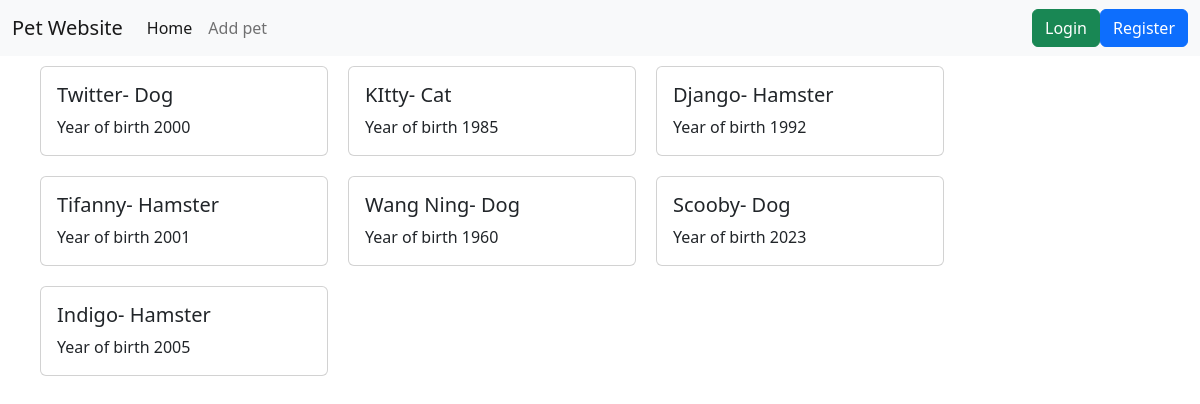
The app's page /, older data.
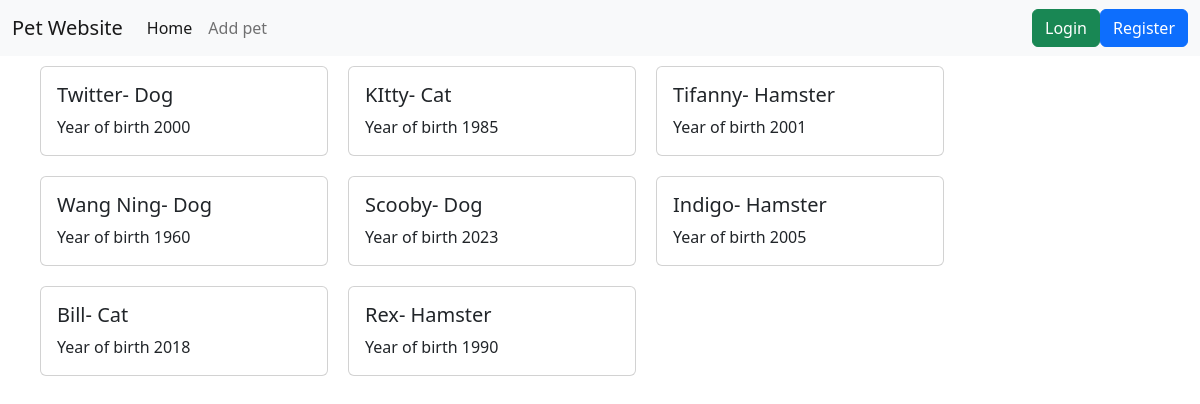
The same page, newer data.
### animals/models.py (models this page shows, shortened)
class Pet(models.Model):
    user = models.ForeignKey(User, on_delete=models.CASCADE)
    name = models.CharField(max_length=100)
    species = models.CharField(choices=SPECIES, max_length=10, default='cat')
    year_of_birth = models.PositiveSmallIntegerField(
        validators=[birth_date_validation]
    )
    class Meta:
        verbose_name_plural = "Pets"

### animals/views.py (the view)
# urls.py: path('', views.home, name='home'),
def home(request):
    pets = Pet.objects.all()
    context = {
        'pets': pets
    }
    return render(request, 'home.html', context)

### templates/home.html
{% extends 'base.html' %}
{% block content %}
<div class="container">
    <div class="row">
        {% for pet in pets %}
        <div class="card" style="width: 18rem; padding: 0%; margin: 10px;">
            <div class="card-body">
              <h5 class="card-title">{{pet.name}}- {{pet.species}}</h5>
              <p class="card-text">Year of birth {{pet.year_of_birth}}</p>
            </div>
          </div>
        {% endfor %}
    </div>
</div>
{% endblock %}

### templates/base.html (shortened to what this page needs)
<!doctype html>
<html lang="en">
  <head>
    <link href="https://cdn.jsdelivr.net/npm/bootstrap@5.2.3/dist/css/bootstrap.min.css" rel="stylesheet">
  </head>
  <body>
	{% include 'includes/navbar.html' %}
	{% block content %}
	{% endblock %}
  </body>
</html>

### templates/includes/navbar.html (shortened to what this page needs)
<nav class="navbar navbar-expand-lg bg-light">
    <div class="container-fluid">
      <a class="navbar-brand" href="#">Pet Website</a>
      <div class="collapse navbar-collapse" id="navbarScroll">
        <ul class="navbar-nav me-auto my-2 my-lg-0 navbar-nav-scroll" style="--bs-scroll-height: 100px;">
          <li class="nav-item">
            <a class="nav-link active" aria-current="page" href="{%  url 'home' %}">Home</a>
          </li>
          <li class="nav-item">
            <a class="nav-link" href="{% url 'add_pet' %}">Add pet</a>
          </li>
        </ul>
        {% if user.is_authenticated %}
        <a class="btn btn-danger" href="{% url 'logout' %}">Logout</a>
        {% else %}
        <a class="btn btn-success" href="{% url 'login' %}">Login</a>
        <a href="{% url 'registerUser' %}" class="btn btn-primary">Register</a>
        {% endif %}
      </div>
    </div>
  </nav>

Row changes from the older to the newer data that the page shows:
removed Pet: name "Django", species "Hamster", year_of_birth "1992"
added Pet: name "Bill", species "Cat", year_of_birth "2018"
added Pet: name "Rex", species "Hamster", year_of_birth "1990"
